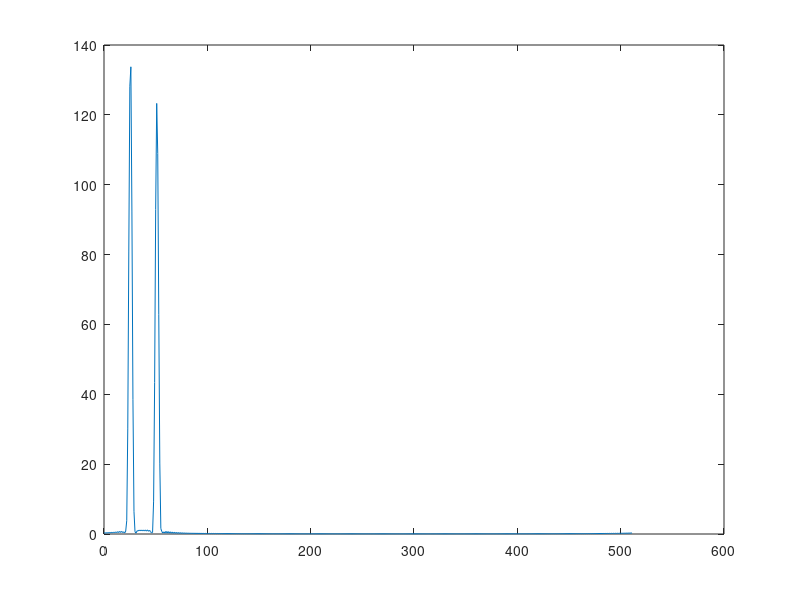
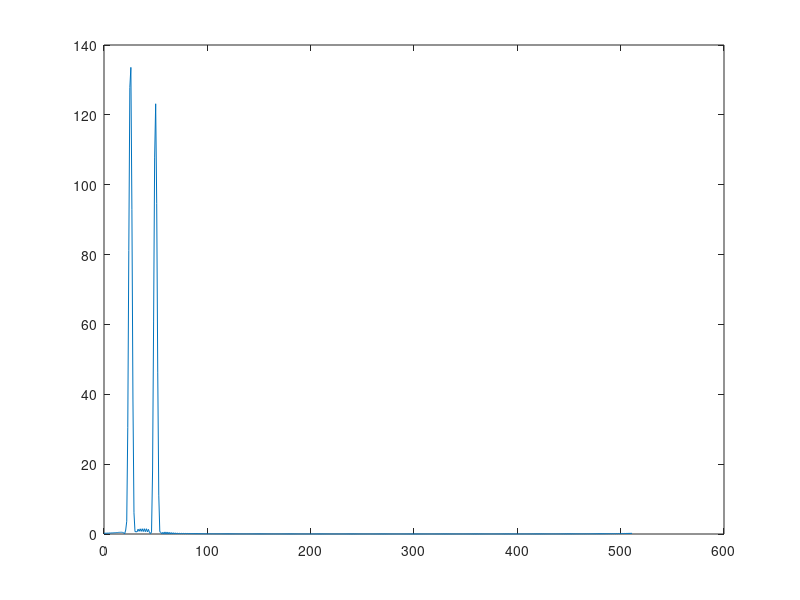
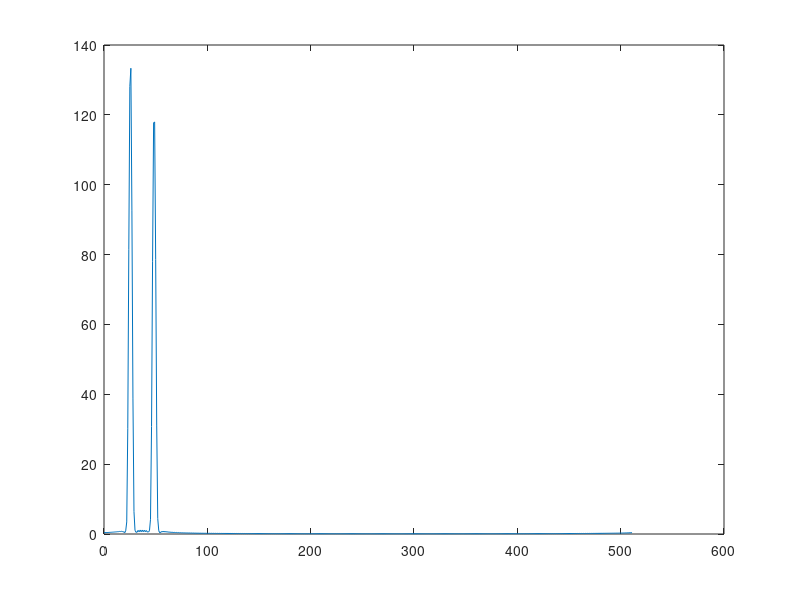
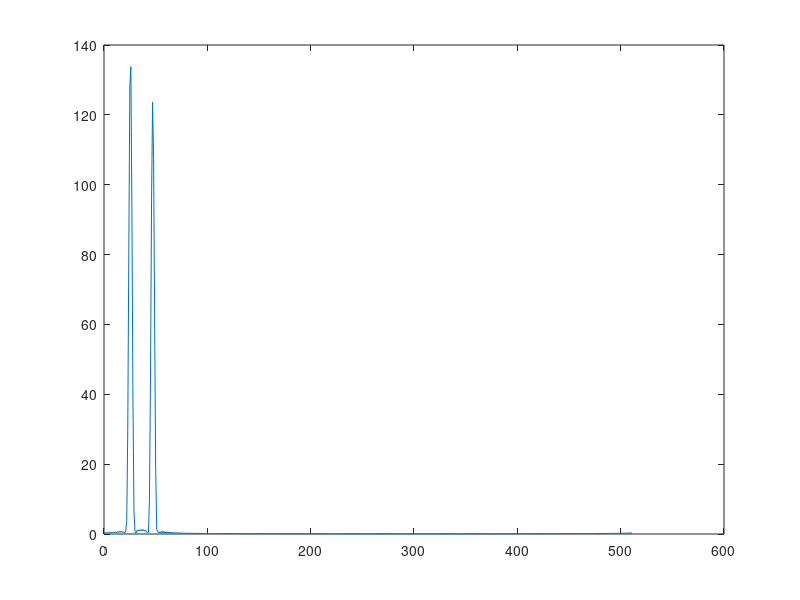

The MATLAB script that drew these images, in order:
%to ask3b ypologizei ton DFT toy shmatos y[n]=w[n].*(x1[n]+x2[n])
%gia diafores times ths syxnothtas w2    alla gia N=512(deigmata DFT)
f1 = rand;
f2 = rand;
N=512;
x=linspace(0,255,256);
w1=pi/10;
wh=hamming(256);
wh=wh' ;
w2 = linspace(pi/5,pi/10,20);%allazoume thn w2 me mikro vhma
x1=1.* exp(1i.*(w1.*x +f1));
for n=1:20
x2=-0.9 .* exp(1i.*(w2(n).*x +f2));
y=wh.*((x1)+(x2));%ypologismos toy shmatos y[n]=w[n].*(x1[n]+x2[n])
H=fft(y,N);
H=abs(H);
W=linspace(0,N-1,N);
figure
plot(W,H)
end